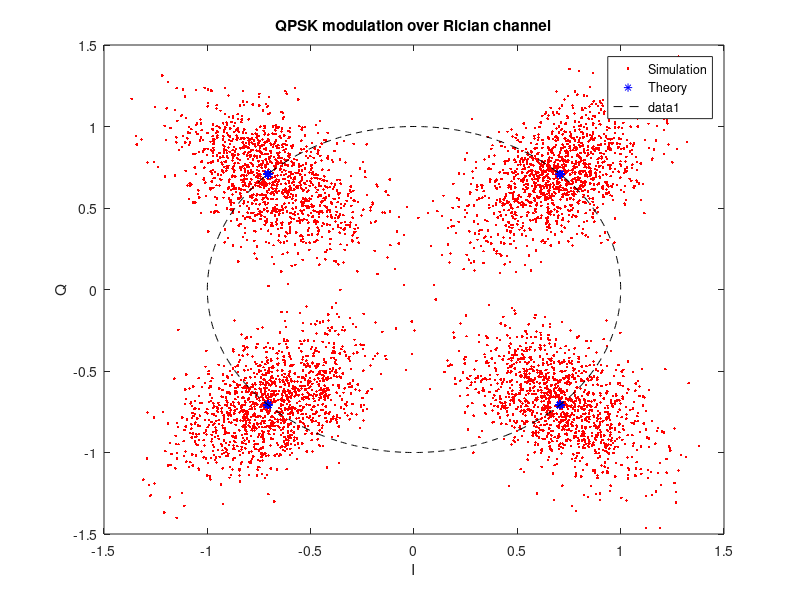

MATLAB code to generate this figure:
clear;
SNR_db = 10;
x=round(rand(1,10000));
for i=1:2:length(x)
    if (x(i)==0) && (x(i+1) ==0)
        S((i+1)/2)=exp(1i*pi/4);
    elseif (x(i)==0) && (x(i+1) ==1)
        S((i+1)/2)=exp(1i*3*pi/4);
    elseif (x(i)==1) && (x(i+1) ==1)
        S((i+1)/2)=exp(1i*5*pi/4);
    elseif (x(i)==1) && (x(i+1) ==0)
        S((i+1)/2)=exp(1i*7*pi/4);
    end;
end;

k1=10; %Rician factor
mean=sqrt(k1/(k1+1));% mean
sigma=sqrt(1/(2*(k1+1)));%variance
Nr2=randn(1,length(S))*sigma+mean;
Ni2=randn(1,length(S))*sigma;
%To generate the Rician Random Variable
No3=sqrt(Nr2.^2+Ni2.^2); %Rician fading coefficient

Es = var(S); 
Eb = Es/2;
N_0 = Eb/10^(SNR_db/10);
N0 = sqrt(N_0/2)*(randn(size(S))+1i*randn(size(S)));

NS = No3.*S + N0;
plot(NS,'r.');
hold on;
plot(S,'b*');
hold on;
legend('Simulation','Theory');
t = 0:0.01:2*pi;
plot(exp(1i*t),'k--');
title('QPSK modulation over Rician channel');
xlabel('I');
ylabel('Q');
hold off;
